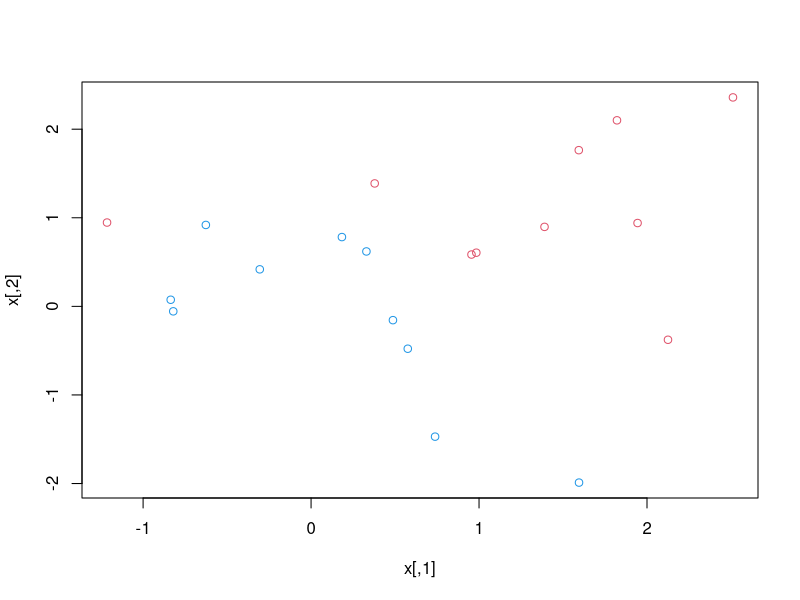
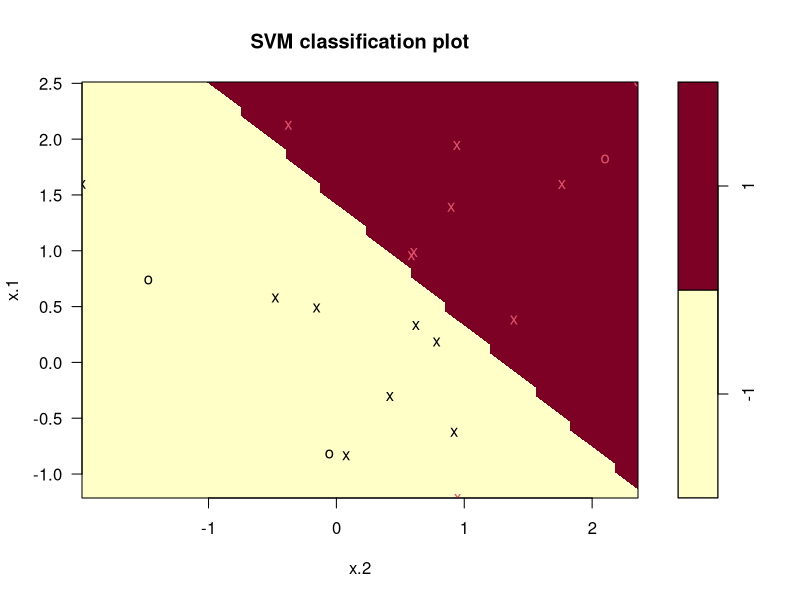

These figures' R source, in order:
# generate observation
set.seed(1)
x <- matrix(rnorm(20 * 2), ncol = 2)
x
y <- c(rep(-1, 10), rep(1, 10))
x[y == 1,] <- x[y == 1,] + 1
x

plot(x, col=(3-y))
dat = data.frame(x = x, y = as.factor(y))
library(e1071)
svmfit <- svm(y~., data=dat, kernel="linear", cost=0.1, scale=FALSE)
plot(svmfit , dat )

summary(svmfit)